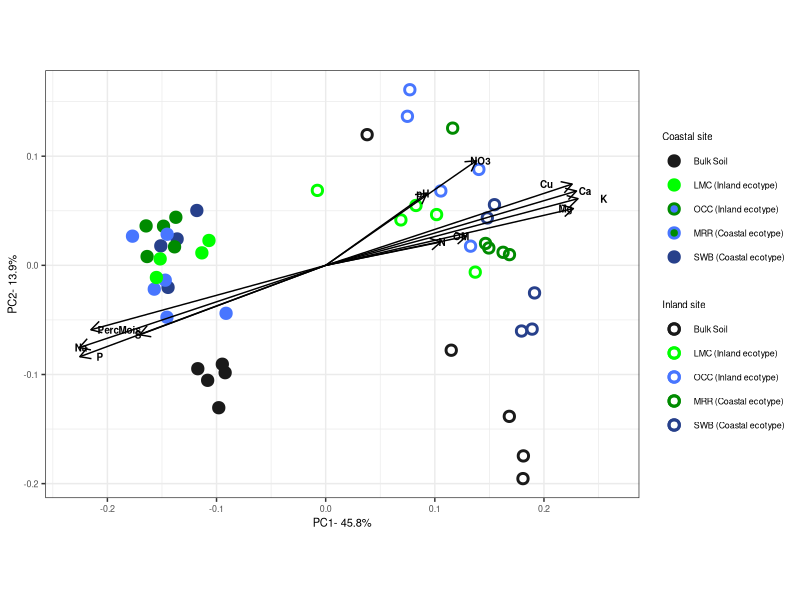
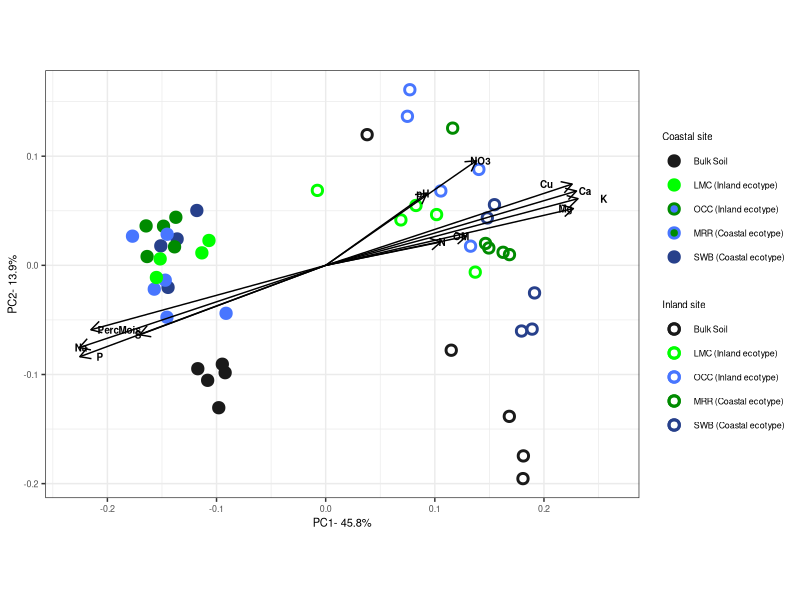

These figures' R source, in order:
## PCoA

library(vegan)

#import otu table (remove "#Constructed from biom file " from first line before importing).
mim_otu<-read.table("zotu_table_forR.txt", row.names=1, header=T)

#import environmental data (remove "#" from first line before importing).
#remove "BarcodeSequence" column before importing.
#remove "LinkerPrimerSequence" column before importing.
mim_envir<-read.table("Mimulus_metadata_FULL.txt", header=T, sep='\t', row.names=1)

#make new dataframe with only pcoa axis scores for axis1 and axis2
mim.pcoa<- data.frame(mim_envir$WU_Axis1,mim_envir$WU_Axis2)
row.names(mim.pcoa)<-row.names(mim_envir)


#reduce environmental data to variables of interest
mim_envir_trimmed <- subset(mim_envir, select=c("pH",	"Phosphorus",	"Potassium",	"Calcium",	"Magnesium",	"Copper",	"Percent_Organic_Matter",	"Sodium",	"Nitrate",	"Ammonium",	"Percent_Moisture",	"TotalN",	"Sulfur"))
#replace column headers with abbreviations
names(mim_envir_trimmed) <- c("pH",	"P",	"K",	"Ca",	"Mg",	"Cu",	"OM",	"Na",	"NO3",	"NH4",	"PercMois",	"N",	"S")

#fit environment data to PCoA axis scores
mim.envfit<-envfit(mim.pcoa, mim_envir_trimmed)
mim.envfit

#environment scores (vectors scaled by R2 values)
mim.scores<-as.data.frame(scores(mim.envfit, display="vectors"))
mim.scores <- cbind(mim.scores, Variable = rownames(mim.scores))

#This is how to calculate the multiplier
#but it doesn't make the graph look any better.
#mult <-vegan:::ordiArrowMul(result_of_envfit)

mult <-.25

#Remove variables that were not significantly correlated with axis1 or axis2
list <- c("NH4")
mim.scores<-mim.scores[!(row.names(mim.scores) %in% list), ]





#split mim_envir into coastal site and inland site
mim_envir_Inland<-subset(mim_envir, Site_planted =="Inland")
mim_envir_Coastal<-subset(mim_envir,Site_planted =="Coastal")

library(ggplot2)
Fig1<-ggplot()+
  theme_bw()+
  geom_point(aes(mim_envir_Inland$WU_Axis1, y=mim_envir_Inland$WU_Axis2,color=mim_envir_Inland$SampleType),size=2.5,shape=21,stroke=1.5)+
  geom_point(aes(mim_envir_Coastal$WU_Axis1,y=mim_envir_Coastal$WU_Axis2,fill=mim_envir_Coastal$SampleType,color=mim_envir_Coastal$SampleType),size=2.5,shape=21,stroke=1.5)+  
  xlab("PC1- 45.8%")+
  ylab("PC2- 13.9%")+
  coord_fixed()+
  scale_color_manual(name="Inland site", breaks=c("Bulk Soil","LMC (Inland ecotype)","OCC (Inland ecotype)","MRR (Coastal ecotype)","SWB (Coastal ecotype)"),values=c("gray10","green","royalblue1","green4","royalblue4"))+
  scale_fill_manual(name="Coastal site", breaks=c("Bulk Soil","LMC (Inland ecotype)","OCC (Inland ecotype)","MRR (Coastal ecotype)","SWB (Coastal ecotype)"),values=c("gray10","green","royalblue1","green4","royalblue4"))+
  geom_segment(data=mim.scores, aes(x=0, xend=mult*mim_envir.WU_Axis1, y=0, yend=mult*mim_envir.WU_Axis2), arrow = arrow(length = unit(0.3, "cm")), colour = "black")+
  geom_text(data = mim.scores, aes(x = mult*mim_envir.WU_Axis1, y = mult*mim_envir.WU_Axis2, label = Variable), size = 2.5,fontface="bold",position=position_dodge2(width=0.07))+
  theme(text = element_text(size=8),legend.title=element_text(size=7))+
  guides(fill = guide_legend(override.aes = list(colour = c("gray10","green","green4","royalblue1","royalblue4"))))
Fig1

#ggsave("Figure1.pdf",Fig1,width=190,height=120,units="mm")
ggsave("Figure1.tiff",Fig1,width=6, height=4, units="in",dpi=300)





#https://stackoverflow.com/questions/12410908/combine-legends-for-color-and-shape-into-a-single-legend







